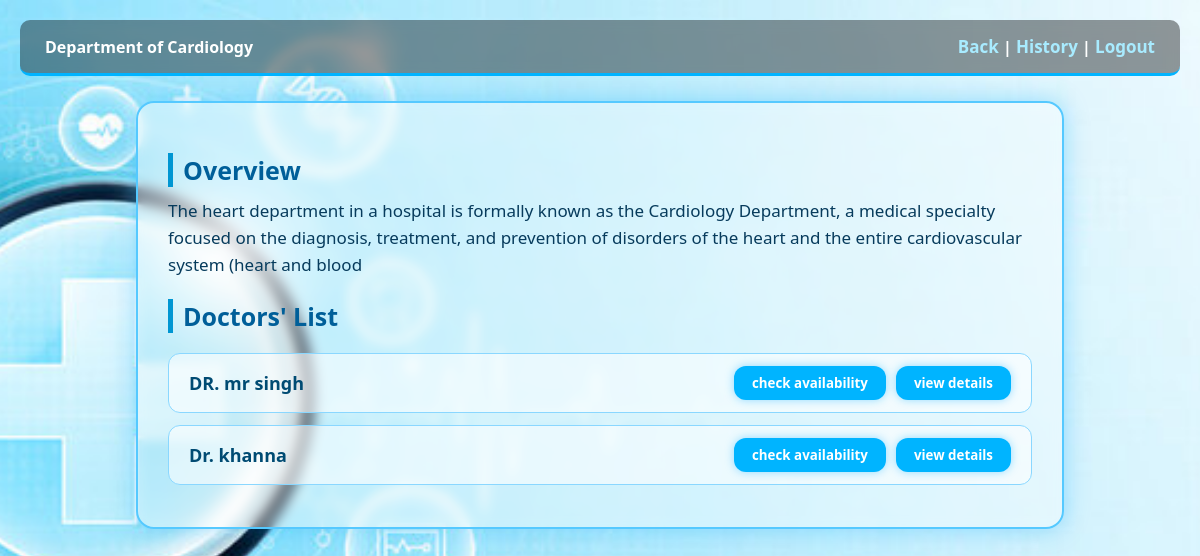
/department/Cardiology (signed in), run on the app's committed database.
### tables this page shows
CREATE TABLE departments (
            id INTEGER PRIMARY KEY AUTOINCREMENT,
            username TEXT UNIQUE NOT NULL,
            name TEXT NOT NULL,
            overview TEXT
        );

CREATE TABLE doctors (
            id INTEGER PRIMARY KEY AUTOINCREMENT,
            user_id INTEGER NOT NULL,
            fullname TEXT NOT NULL,
            specialization TEXT NOT NULL,
            department TEXT NOT NULL,
            experience INTEGER,
            FOREIGN KEY (user_id) REFERENCES users(id) ON DELETE CASCADE
        );

### app.py (the view)
@app.route("/department/<dept>")
def department_details(dept):
    try:
        conn = module.host_get_db()
        cur = conn.cursor()
        cur.execute("SELECT overview FROM departments WHERE name=?", (dept,))
        overview = cur.fetchone()
        cur.execute("""
            SELECT id, fullname
            FROM doctors
            WHERE department=?
        """, (dept,))
        doctors = cur.fetchall()
        return render_template(
            "department_details.html",
            department=dept,
            overview=overview,
            doctors=doctors
        )
    except Exception as e:
        print("ERROR in /department/<dept>:", e)
        return "Error loading department details"
    finally:
        if cur: cur.close()
        if conn: conn.close()

### module.py (called while the page is built)
def host_get_db():
    conn = sqlite3.connect('hospital.db')
    conn.row_factory=sqlite3.Row
    conn.execute("PRAGMA foreign_keys = ON")  # enforce FK constraints
    return conn

### templates/department_details.html (shortened to what this page needs)
<!DOCTYPE html>
<html lang="en">
  <head>
    <link rel="stylesheet" href="/static/department.css" />
  </head>
  <body>
    <nav class="top-menu">
      <span class="title">Department of {{ department }}</span>
      <div>
        <a href="/patient_dash">Back</a> |
        <a href="/p_history">History</a> |
        <a href="/login">Logout</a>
      </div>
    </nav>
    <div class="main">
      <h2>Overview</h2>
      <p>{{ overview.overview }}</p>
      <h2>Doctors' List</h2>
      <div class="doctor-list">
        {% for d in doctors %}
        <div class="doctor-row">
          <span class="doc-name">{{ d.fullname }}</span>
          <div class="btn-group">
            <a href="/check_availability/{{ d.id }}">
              <button class="blue">check availability</button>
            </a>
            <a href="/doctor_profile/{{ d.id }}">
              <button class="blue">view details</button>
            </a>
          </div>
        </div>
        {% endfor %}
      </div>
    </div>
  </body>
</html>

### static/department.css (style rules this page uses)
* { margin: 0; padding: 0; box-sizing: border-box; font-family: "Segoe UI", Tahoma, sans-serif; }
body { background: url("/static/image3.jpg") no-repeat center center fixed; background-size: cover; min-height: 100vh; padding: 20px; }
.top-menu { width: 100%; padding: 15px 25px; color: white; font-weight: bold; background: rgba(0, 0, 0, 0.4); border-bottom: 3px solid #00b4ff; backdrop-filter: blur(6px); display: flex; justify-content: space-between; align-items: center; border-radius: 10px; margin-bottom: 25px; }
.top-menu a { color: #a8ebff; text-decoration: none; font-size: 17px; font-weight: 600; }
.main { width: 80%; margin: auto; background: rgba(255, 255, 255, 0.40); border: 2px solid #55c9ff; border-radius: 18px; padding: 30px; backdrop-filter: blur(6px); box-shadow: 0 0 25px rgba(0, 170, 255, 0.35); animation: fadeIn 0.7s ease-out; }
.main h2 { margin-top: 20px; color: #005f99; font-size: 25px; border-left: 5px solid #0096d2; padding-left: 10px; }
.main p { margin-top: 10px; font-size: 17px; line-height: 1.6; color: #073b5c; }
.doctor-list { margin-top: 20px; }
.doctor-row { background: rgba(255, 255, 255, 0.55); border: 1px solid #8ad7ff; border-radius: 12px; padding: 12px 20px; display: flex; justify-content: space-between; align-items: center; margin-bottom: 12px; transition: 0.3s; }
.doc-name { font-size: 18px; font-weight: bold; color: #004b73; }
.btn-group { display: flex; gap: 10px; }
button.blue { background: #00b4ff; padding: 8px 18px; border: none; border-radius: 12px; color: white; font-weight: 600; cursor: pointer; transition: 0.3s; box-shadow: 0 0 10px rgba(0, 170, 255, 0.4); }

### data on the page
departments: overview "The heart department in a hospital is formally known as the Cardiology Department, a medical specialty focused on the diagnosis, treatment, and prevention of disorders of the heart and the entire cardiovascular system (heart and blood"
doctors: fullname "DR. mr singh"
doctors: fullname "Dr. khanna"

### other printed values
{{ department }} "Cardiology"
